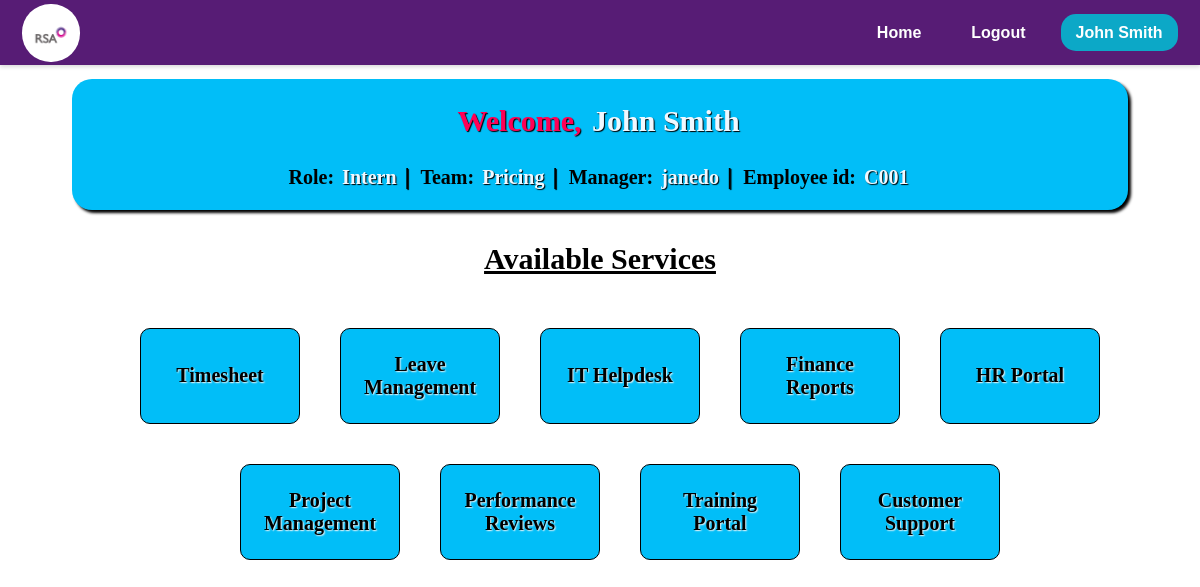
/home (signed in), run on the app's committed database.
### models.py (models this page shows, shortened)
class EMPWD(db.Model, UserMixin):
    __tablename__ = 'EMPWD'
    EMPID = db.Column(db.String(255), primary_key=True)
    username = db.Column(db.String(255), unique=True, nullable=False)
    EName = db.Column(db.String(255))
    DOJRS = db.Column(db.Date)
    DOJSIPL = db.Column(db.Date, nullable=True)
    Profile = db.Column(db.String(255))
    Status = db.Column(db.String(50))
    SIPLLevel = db.Column(db.String(50))
    RSALevel = db.Column(db.String(50))
    EEMail = db.Column(db.String(255))
    IEMail = db.Column(db.String(255))
    Landline = db.Column(db.String(20))
    Mobile = db.Column(db.String(20))
    Ext = db.Column(db.String(10))
    Secretary = db.Column(db.String(255))
    SecretaryID = db.Column(db.String(255))
    SystemID = db.Column(db.String(255))
    Password = db.Column(db.String(255), nullable=False)
    Team = db.Column(db.String(255))
    LineManager = db.Column(db.String(255))
    LineManagerID = db.Column(db.String(255))
    AlternateContatName = db.Column(db.String(255))
    AlternateContatID = db.Column(db.String(255))
    DateofLeavingRSAASIPL = db.Column(db.Date)
    ReasonforLeaving = db.Column(db.String(255))
    LineManager2 = db.Column(db.String(255))
    ITAdmin = db.Column(db.String(255))
    HRAdmin = db.Column(db.String(255))
    TrnAdmin = db.Column(db.String(255))
    FinAdmin = db.Column(db.String(255))
    Field6 = db.Column(db.String(255))
    Field7 = db.Column(db.String(255))

### app.py (the view)
@app.route('/home')
@login_required
def home():
    return render_template('home/home.html', user=current_user)

### app.py (called while the page is built)
@app.before_request
def session_management():
    session.permanent = True

@login_manager.user_loader
def load_user(user_id):
    session = db.session
    return session.get(EMPWD, user_id)

### templates/home/home.html (shortened to what this page needs)
<!DOCTYPE html>
<html lang="en">
  <head>
    <link
      rel="stylesheet"
      href="{{ url_for('static', filename='css/home/home.css') }}"
    />
  </head>
  <body>
    <div>{% include 'navbar/navbar.html' %}</div>
    <div class="home-box">
      <div class="home-banner">
        <h2>Welcome, <span>{{ user.EName }}</span></h2>
        <p>
          Role:
          <span>
            {{ user.RSALevel }}
            <span style="color: black; font-size: larger">|</span></span
          >
          Team:
          <span
            >{{ user.Team }}
            <span style="color: black; font-size: larger">|</span></span
          >
          Manager:
          <span>
            {{ user.LineManager }}
            <span style="color: black; font-size: larger">|</span></span
          >
          Employee id:
          <span>{{ user.EMPID }}</span>
        </p>
      </div>
      <div class="home-services">
        <h3>Available Services</h3>
        <ul>
          <a href="{{ url_for('timesheet.timesheethome') }}"
            ><li>Timesheet</li></a
          >
          <a href="/leavesystem"><li>Leave Management</li></a>
          <a href="/comingsoon"><li>IT Helpdesk</li></a>
          <a href="/comingsoon"><li>Finance Reports</li></a>
          <a href="/comingsoon"><li>HR Portal</li></a>
          <a href="/comingsoon"><li>Project Management</li></a>
          <a href="/comingsoon"><li>Performance Reviews</li></a>
          <a href="/comingsoon"><li>Training Portal</li></a>
          <a href="/comingsoon"><li>Customer Support</li></a>
        </ul>
      </div>
    </div>
  </body>
</html>

### templates/navbar/navbar.html (shortened to what this page needs)
<!DOCTYPE html>
<html lang="en">
  <head>
    <link
      rel="stylesheet"
      href="{{ url_for('static', filename='css/navbar/navbar.css') }}"
    />
  </head>
  <body>
    <header id="navbar">
      <nav class="navbar-container container">
        <a href="/home" class="home-link">
          <div class="navbar-logo">
            <img
              src="{{ url_for('static', filename='images/logo.png') }}"
              alt="Logo"
            />
          </div>
        </a>
        <div class="navbar-links">
          <a class="navbar-link" href="/home">Home</a>
          <a class="navbar-link" href="/logout">Logout</a>
          <div class="navInfo" data-toggle="false">
            <a class="navbar-link-name" href="#">
              <span>{{user.EName}}</span>
            </a>
          </div>
        </div>
      </nav>
    </header>
  </body>
</html>

### static/css/home/home.css (style rules this page uses)
a { text-decoration: none; color: black; }
.home-box { display: flex; flex-direction: column; margin: 64px; justify-content: center; align-items: center; }
.home-banner { margin-top: 15px; text-align: center; background-color: rgb(1, 190, 248); width: 100%; border-radius: 20px; box-shadow: 3px 3px 3px black; font-weight: 800; font-size: 20px; }
.home-banner h2 { color: rgb(255, 0, 85); text-shadow: 1px 1px 1px black; }
.home-banner span { padding: 3px; color: aliceblue; text-shadow: 1px 1px 1px black; }
.home-services { text-align: center; }
.home-services h3 { font-size: 30px; padding: 2px; text-decoration: underline; }
.home-services ul { list-style-type: none; display: flex; flex-wrap: wrap; justify-content: center; }
.home-services li { height: 6rem; width: 10rem; padding: 20px; margin: 20px; border: 1px solid black; box-sizing: border-box; background-color: rgb(1, 190, 248); font-size: 20px; text-shadow: 1px 1px 1px black; align-content: center; border-radius: 10px; text-shadow: 1px 0.5px 1.5px whitesmoke; font-weight: 600; }

### static/css/navbar/navbar.css (style rules this page uses)
#navbar { --navbar-bg-color: #571c75; --navbar-text-color: #fff; --navbar-text-color-focus: #fff; --navbar-bg-contrast: rgb(255, 0, 85); position: fixed; top: 0; left: 0; right: 0; height: 65px; background-color: var(--navbar-bg-color); box-shadow: 0 2px 4px rgba(0, 0, 0, 0.15); z-index: 99; font-weight: 700; font-family: sans-serif; }
.navbar-container { display: flex; justify-content: space-between; align-items: center; height: 100%; padding: 0 1.4rem; }
.home-link { display: flex; align-items: center; }
.navbar-logo { background-color: var(--navbar-text-color-focus); border-radius: 49%; width: 58px; height: 58px; margin-right: 0.5em; }
.navbar-logo img { width: 46px; margin-top: 0.55rem; margin-left: 0.34rem; }
.navbar-links { display: flex; align-items: center; gap: 20px; }
.navbar-link { color: var(--navbar-text-color); text-decoration: none; border-radius: 15px; padding: 10px 15px; transition: background-color 0.3s ease; border-radius: 15px; }
.navbar-link-name { background-color: #0ca8c7; color: #fff; padding: 10px 15px; border-radius: 15px; text-decoration: none; }
.navInfo { position: relative; color: black; }

### data on the page
EMPWD: EName "John Smith", RSALevel "Intern", Team "Pricing", LineManager "janedo", EMPID "C001"
